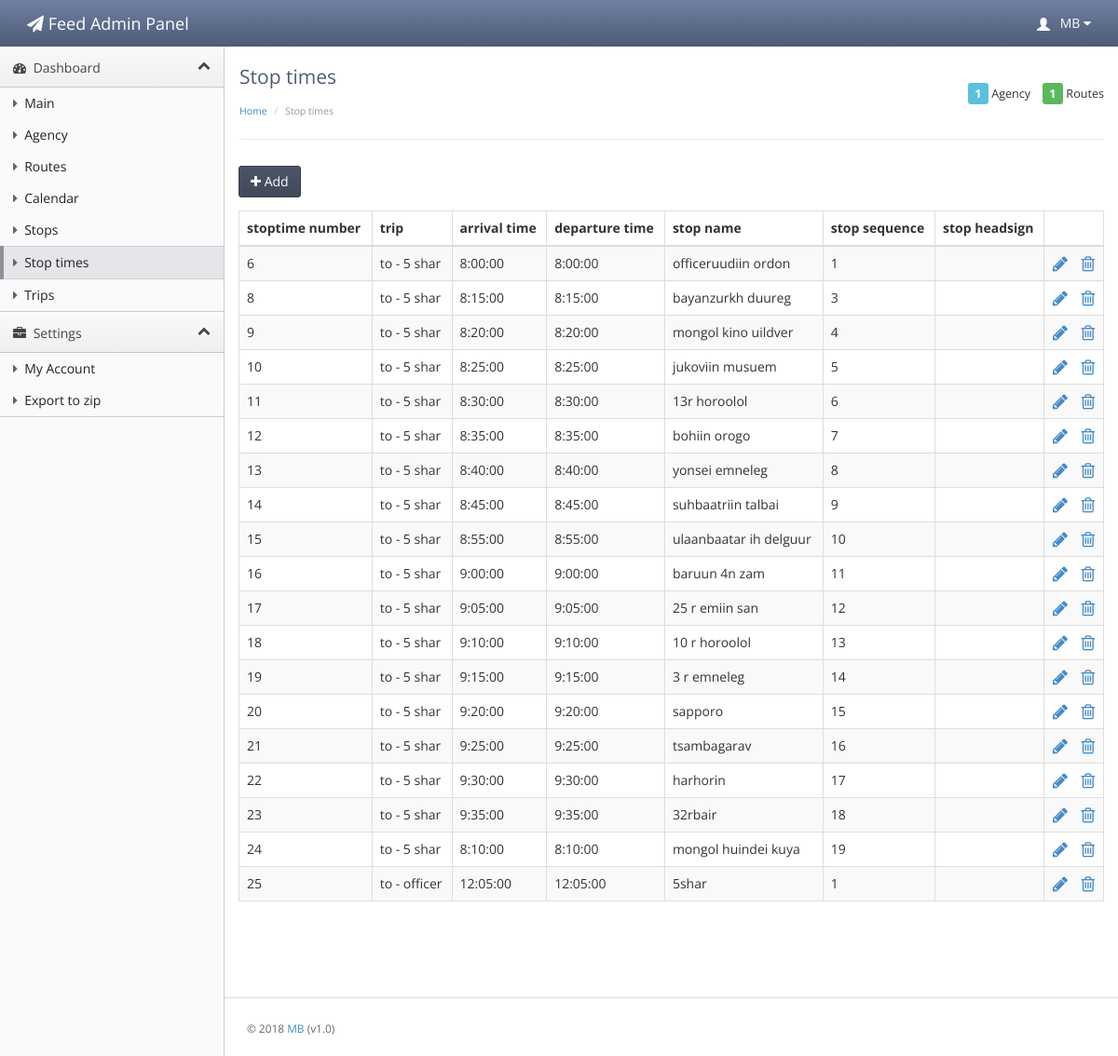
Page /index.php/stoptimes on the committed database.
### tables this page shows
CREATE TABLE stop_times (stoptime_id INTEGER PRIMARY KEY AUTOINCREMENT, trip_id INTEGER, arrival_time VARCHAR, departure_time VARCHAR, stop_id INTEGER, stop_sequence VARCHAR, stop_headsign VARCHAR, pickup_type VARCHAR, drop_off_type VARCHAR, shape_dist_traveled VARCHAR);

CREATE TABLE trips (trip_id INTEGER PRIMARY KEY AUTOINCREMENT, route_id INTEGER, service_id INTEGER, trip_headsign VARCHAR, direction_id VARCHAR, block_id VARCHAR, shape_id VARCHAR);

CREATE TABLE stops (stop_id INTEGER PRIMARY KEY AUTOINCREMENT, stop_name VARCHAR, stop_desc VARCHAR, stop_lat VARCHAR, stop_lon VARCHAR, zone_id VARCHAR, stop_url VARCHAR);

### application/core/MY_Loader.php (called while the page is built, shortened)
<?php
class MY_Loader extends CI_Loader {
    public function template($template_name, $vars = array(), $return = FALSE)
    {
        if($return):
        $content  = $this->view('header', $vars, $return);
        $content .= $this->view($template_name, $vars, $return);
        $content .= $this->view('footer', $vars, $return);
        return $content;
    else:
        $this->view($template_name, $vars);
    endif;
    }
}

### application/controllers/stoptimes.php (called while the page is built, shortened)
<?php
class Stoptimes extends CI_Controller {
    var $url = "stoptimes";
    public function __construct() {
        $this->load->model('stoptimes_model', 'model');
        $this->load->model('trips_model');
        $this->load->model('stops_model');
    }
    public function index() {
        $title = "Stop times";
        $listdata = $this->model->getStoptimesList();
        $this->load->template($this->url."/index", array("listdata" => $listdata, "title"=>$title));
    }
}

### index.php (called while the page is built, shortened)
<?php
require_once BASEPATH.'core/CodeIgniter.php';

### application/models/stoptimes_model.php (called while the page is built, shortened)
<?php
class Stoptimes_model extends CI_Model {
    public function getStoptimesList() {
        $result = $this->db->query('select a.*, b.trip_headsign, c.stop_name
                                        from stop_times a
                                    inner join trips b on b.trip_id = a.trip_id
                                    inner join stops c on c.stop_id = a.stop_id')->result_array();
        return $result;
    }
}

### application/views/stoptimes/index.php (the view, shortened to what this page needs)
<div class="main-content">
    <div class="btn-toolbar list-toolbar">
        <a class="btn btn-primary" href="/stoptimes/add"><i class="fa fa-plus"></i> Add</a>
    </div>
    <div class="row">
        <div class="col-md-12">
            <table class="table table-bordered table-striped">
                <thead>
                    <tr>
                        <th>stoptime number</th>
                        <th>trip</th>
                        <th>arrival time</th>
                        <th>departure time</th>
                        <th>stop name</th>
                        <th>stop sequence</th>
                        <th>stop headsign</th>
                        <th></th>
                    </tr>
                </thead>
                <tbody>
                    <?php if (!empty($listdata)) { ?>
                        <?php foreach ($listdata as $row) { ?>
                            <tr>
                                <td><?php echo $row["stoptime_id"]; ?></td>
                                <td><?php echo $row["trip_headsign"]; ?></td>
                                <td><?php echo $row["arrival_time"]; ?></td>
                                <td><?php echo $row["departure_time"]; ?></td>
                                <td><?php echo $row["stop_name"]; ?></td>
                                <td><?php echo $row["stop_sequence"]; ?></td>
                                <td><?php echo $row["stop_headsign"]; ?></td>
                                <td style="text-align: center;">
                                    <a href="/stoptimes/edit/<?php echo $row["stoptime_id"]; ?>"><i class="fa fa-pencil fa-lg"></i></a>&nbsp;&nbsp;&nbsp;
                                    <a href="#myModal" role="button" data-id="<?php echo $row["stoptime_id"]; ?>" data-toggle="modal"><i class="fa fa-trash-o fa-lg"></i></a>
                                </td>
                            </tr>
                        <?php } ?>
                    <?php } ?>
                </tbody>
            </table>
        </div>
    </div>
</div>

### assets/css/theme.css (style rules this page uses)
body { background: #fafafa; background-position: initial initial; background-repeat: initial initial; margin: 0px; padding: 0px; }
body, h1, h2, h3, h4, h5, h6, p, a, .h1, .h2, .h3, .h4, .h5, .h6 { font-family: 'Open Sans', helvetica, arial, sans-serif; }
.btn-toolbar.list-toolbar { margin-bottom: 1em; }
.btn { -webkit-border-radius: 3px; -moz-border-radius: 3px; border-radius: 3px; }
.btn-primary { background-color: #414959; background-image: -webkit-gradient(linear, 0 0, 0 100%, from(#4c5568), to(#414959)); border: 1px solid #363d4a; font-weight: normal; }

### rows in the picture
stop_times: stoptime_id "6", trip.trip_headsign "to - 5 shar", arrival_time "8:00:00", departure_time "8:00:00", stop.stop_name "officeruudiin ordon", stop_sequence "1"
stop_times: stoptime_id "8", trip.trip_headsign "to - 5 shar", arrival_time "8:15:00", departure_time "8:15:00", stop.stop_name "bayanzurkh duureg", stop_sequence "3"
stop_times: stoptime_id "9", trip.trip_headsign "to - 5 shar", arrival_time "8:20:00", departure_time "8:20:00", stop.stop_name "mongol kino uildver", stop_sequence "4"
stop_times: stoptime_id "10", trip.trip_headsign "to - 5 shar", arrival_time "8:25:00", departure_time "8:25:00", stop.stop_name "jukoviin musuem", stop_sequence "5"
stop_times: stoptime_id "11", trip.trip_headsign "to - 5 shar", arrival_time "8:30:00", departure_time "8:30:00", stop.stop_name "13r horoolol", stop_sequence "6"
stop_times: stoptime_id "12", trip.trip_headsign "to - 5 shar", arrival_time "8:35:00", departure_time "8:35:00", stop.stop_name "bohiin orogo", stop_sequence "7"
stop_times: stoptime_id "13", trip.trip_headsign "to - 5 shar", arrival_time "8:40:00", departure_time "8:40:00", stop.stop_name "yonsei emneleg", stop_sequence "8"
stop_times: stoptime_id "14", trip.trip_headsign "to - 5 shar", arrival_time "8:45:00", departure_time "8:45:00", stop.stop_name "suhbaatriin talbai", stop_sequence "9"
stop_times: stoptime_id "15", trip.trip_headsign "to - 5 shar", arrival_time "8:55:00", departure_time "8:55:00", stop.stop_name "ulaanbaatar ih delguur", stop_sequence "10"
stop_times: stoptime_id "16", trip.trip_headsign "to - 5 shar", arrival_time "9:00:00", departure_time "9:00:00", stop.stop_name "baruun 4n zam", stop_sequence "11"
stop_times: stoptime_id "17", trip.trip_headsign "to - 5 shar", arrival_time "9:05:00", departure_time "9:05:00", stop.stop_name "25 r emiin san", stop_sequence "12"
stop_times: stoptime_id "18", trip.trip_headsign "to - 5 shar", arrival_time "9:10:00", departure_time "9:10:00", stop.stop_name "10 r horoolol", stop_sequence "13"
stop_times: stoptime_id "19", trip.trip_headsign "to - 5 shar", arrival_time "9:15:00", departure_time "9:15:00", stop.stop_name "3 r emneleg", stop_sequence "14"
stop_times: stoptime_id "20", trip.trip_headsign "to - 5 shar", arrival_time "9:20:00", departure_time "9:20:00", stop.stop_name "sapporo", stop_sequence "15"
stop_times: stoptime_id "21", trip.trip_headsign "to - 5 shar", arrival_time "9:25:00", departure_time "9:25:00", stop.stop_name "tsambagarav", stop_sequence "16"
stop_times: stoptime_id "22", trip.trip_headsign "to - 5 shar", arrival_time "9:30:00", departure_time "9:30:00", stop.stop_name "harhorin", stop_sequence "17"
stop_times: stoptime_id "23", trip.trip_headsign "to - 5 shar", arrival_time "9:35:00", departure_time "9:35:00", stop.stop_name "32rbair", stop_sequence "18"
stop_times: stoptime_id "24", trip.trip_headsign "to - 5 shar", arrival_time "8:10:00", departure_time "8:10:00", stop.stop_name "mongol huindei kuya", stop_sequence "19"
stop_times: stoptime_id "25", trip.trip_headsign "to - officer", arrival_time "12:05:00", departure_time "12:05:00", stop.stop_name "5shar", stop_sequence "1"

### other values in the picture
$title "Stop times"
